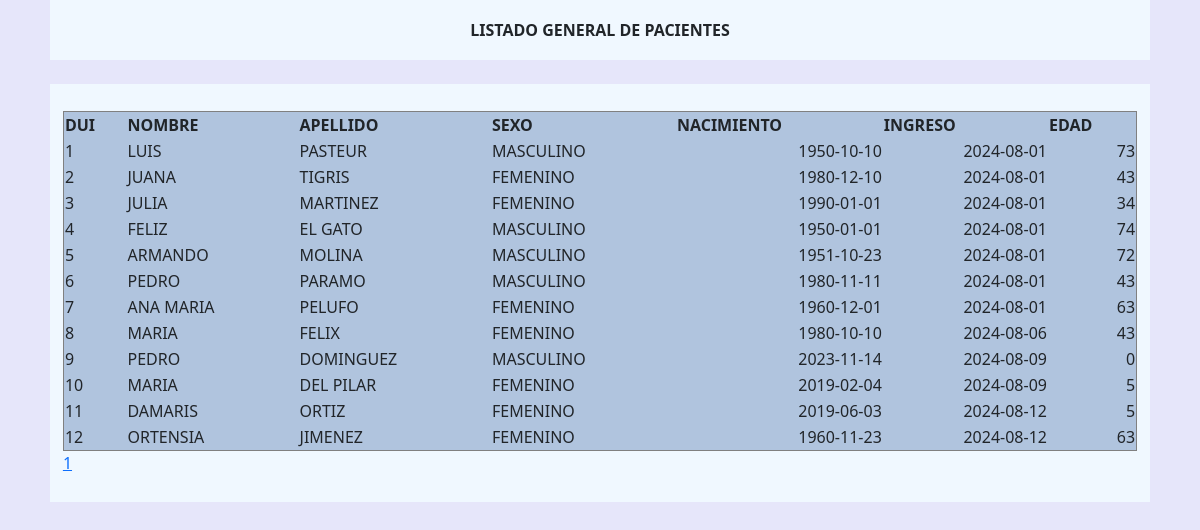
The app's page /listar_pacientes.php with its own data.
### tables this page shows
CREATE TABLE `paciente` (
  `id` int(11) NOT NULL,
  `dui` int(10) NOT NULL,
  `nombre` varchar(25) NOT NULL,
  `apellido` varchar(25) NOT NULL,
  `sexo` varchar(9) NOT NULL,
  `nacimiento` date NOT NULL,
  `ingreso` date NOT NULL DEFAULT current_timestamp()
);

### listar_pacientes_mostrar.php (the view, shortened to what this page needs)
<?php
include_once "css.php";
$host = 'localhost';
$dbname = 'ta';
$username = 'root';
$password = '';
$dsn = "mysql:host=$host;dbname=$dbname;charset=utf8mb4";
try {
    $pdo = new PDO($dsn, $username, $password);
    $pdo->setAttribute(PDO::ATTR_ERRMODE, PDO::ERRMODE_EXCEPTION);
    $stmt = $pdo->prepare("SELECT dui, nombre, apellido, sexo, nacimiento, ingreso FROM paciente ORDER BY dui ASC");
    $stmt->execute();
    $result = $stmt->fetchAll(PDO::FETCH_ASSOC);
    $total_records = count($result);
    $records_per_page = 20;
    $total_pages = ceil($total_records / $records_per_page);
    $current_page = isset($_GET['page']) ? intval($_GET['page']) : 1;
    $start_index = ($current_page - 1) * $records_per_page;
    $display_records = array_slice($result, $start_index, $records_per_page);
    echo "<table border='1' id='pacienteTable' class='tablaDatos'>
                <thead>
                    <tr>
                        <th onclick='sortTable(0)'>DUI</th>
                        <th onclick='sortTable(1)'>NOMBRE</th>
                        <th onclick='sortTable(2)'>APELLIDO</th>
                        <th onclick='sortTable(3)'>SEXO</th>
                        <th onclick='sortTable(4)'>NACIMIENTO</th>
                        <th onclick='sortTable(5)'>INGRESO</th>
                        <th onclick='sortTable(6)'>EDAD</th>
                    </tr>
                </thead>
            <tbody>";
            foreach ($display_records as $row) {
                echo "<tr>
                        <td>{$row['dui']}</td>
                        <td>{$row['nombre']}</td>
                        <td>{$row['apellido']}</td>
                        <td>{$row['sexo']}</td>
                        <td align='right'>{$row['nacimiento']}</td>
                        <td align='right'>{$row['ingreso']}</td>
                        <td align='right'>{$row['edad']}</td>
                    </tr>";
            }
        echo "</tbody>
        </table>";
    echo "<div>";
    for ($page = 1; $page <= $total_pages; $page++) {
        echo "<a href='?page=$page'>$page</a> ";
    }
    echo "</div>";
} catch (PDOException $e) {
    echo "Error: " . $e->getMessage();
}

### css.php (style rules this page uses)
.body { background-color: lavender; }
.tablaDatos { width: 100%; background-color:lightsteelblue; }

### records on screen
paciente: dui "1", nombre "LUIS", apellido "PASTEUR", sexo "MASCULINO", nacimiento "1950-10-10", ingreso "2024-08-01", edad "73"
paciente: dui "2", nombre "JUANA", apellido "TIGRIS", sexo "FEMENINO", nacimiento "1980-12-10", ingreso "2024-08-01", edad "43"
paciente: dui "3", nombre "JULIA", apellido "MARTINEZ", sexo "FEMENINO", nacimiento "1990-01-01", ingreso "2024-08-01", edad "34"
paciente: dui "4", nombre "FELIZ", apellido "EL GATO", sexo "MASCULINO", nacimiento "1950-01-01", ingreso "2024-08-01", edad "74"
paciente: dui "5", nombre "ARMANDO", apellido "MOLINA", sexo "MASCULINO", nacimiento "1951-10-23", ingreso "2024-08-01", edad "72"
paciente: dui "6", nombre "PEDRO", apellido "PARAMO", sexo "MASCULINO", nacimiento "1980-11-11", ingreso "2024-08-01", edad "43"
paciente: dui "7", nombre "ANA MARIA", apellido "PELUFO", sexo "FEMENINO", nacimiento "1960-12-01", ingreso "2024-08-01", edad "63"
paciente: dui "8", nombre "MARIA", apellido "FELIX", sexo "FEMENINO", nacimiento "1980-10-10", ingreso "2024-08-06", edad "43"
paciente: dui "9", nombre "PEDRO", apellido "DOMINGUEZ", sexo "MASCULINO", nacimiento "2023-11-14", ingreso "2024-08-09", edad "0"
paciente: dui "10", nombre "MARIA", apellido "DEL PILAR", sexo "FEMENINO", nacimiento "2019-02-04", ingreso "2024-08-09", edad "5"
paciente: dui "11", nombre "DAMARIS", apellido "ORTIZ", sexo "FEMENINO", nacimiento "2019-06-03", ingreso "2024-08-12", edad "5"
paciente: dui "12", nombre "ORTENSIA", apellido "JIMENEZ", sexo "FEMENINO", nacimiento "1960-11-23", ingreso "2024-08-12", edad "63"
